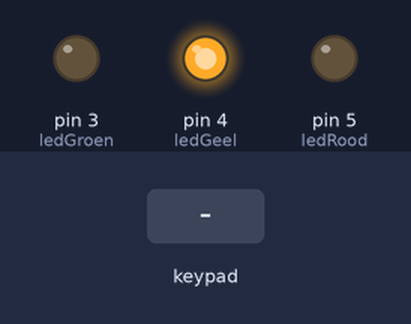
The sketch below on a simulated Arduino Uno, built with avr-gcc and run on an emulated ATmega328P. Shown: output pins drawn as LEDs (lit = HIGH). Dashed ring = blinking. The test bench sets the inputs (shaded band).

Above: at 1.2 s.
1.3 s: keypad keys 1 0 1 1 1 2 1 3 pressed 0.4 s apart
At 3.6 s:
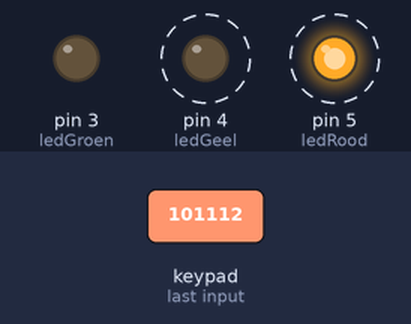
7.5 s: keypad keys 1 2 3 4 pressed 0.4 s apart
At 9.7 s:
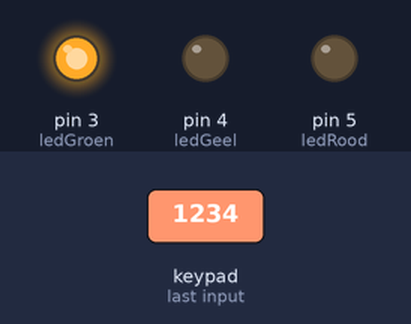
Timing chart, 0 to 12.2 s (numbered marks = the images above; inputs shaded):
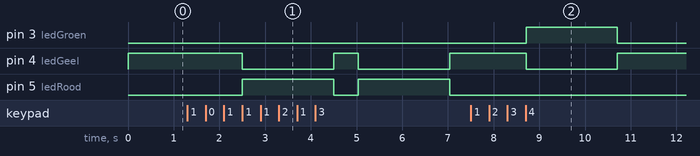

The sketch:

project-4code.ino
```cpp
#include <Keypad.h>

// Grootte van het keypad (4 rijen, 4 kolommen)
const byte ROWS = 4;
const byte COLS = 4;

// Layout van het keypad
char keys[ROWS][COLS] = {
  {'1','2','3','A'},
  {'4','5','6','B'},
  {'7','8','9','C'},
  {'*','0','#','D'}
};

// Pin‑aansluitingen van de rijen en kolommen
byte rowPins[ROWS] = {6, 7, 8, 9};
byte colPins[COLS] = {10, 11, 12, 13};

// Keypad‑object
Keypad keypad = Keypad(makeKeymap(keys), rowPins, colPins, ROWS, COLS);

// LED‑pinnen
const int ledGroen = 3;
const int ledGeel  = 4;
const int ledRood  = 5;

// Variabelen voor ingevoerde code
String ingevoerd = "";            // Wat de gebruiker intikt
String correcteCode = "1234";     // Juiste code

void setup() {
  // LEDs instellen als uitgang
  pinMode(ledGroen, OUTPUT);
  pinMode(ledGeel, OUTPUT);
  pinMode(ledRood, OUTPUT);

  // Starttoestand: geel aan (wachten op invoer)
  digitalWrite(ledGeel, HIGH);
  digitalWrite(ledGroen, LOW);
  digitalWrite(ledRood, LOW);
}

void loop() {
  // Lees een toets van het keypad
  char toets = keypad.getKey();

  // Alleen verder als er een toets is ingedrukt
  if (toets) {

    // '*' = reset invoer
    if (toets == '*') {
      ingevoerd = "";
      digitalWrite(ledGeel, HIGH);
      digitalWrite(ledGroen, LOW);
      digitalWrite(ledRood, LOW);
      return;
    }

    // Voeg cijfers toe aan de ingevoerde code
    if (isDigit(toets)) {
      ingevoerd += toets;
    }

    // Als er 4 cijfers zijn ingevoerd, controleer de code
    if (ingevoerd.length() == 4) {

      digitalWrite(ledGeel, LOW);  // Geel uit tijdens controle

      if (ingevoerd == correcteCode) {
        // Code juist → groen aan
        digitalWrite(ledGroen, HIGH);
        delay(2000);
        digitalWrite(ledGroen, LOW);
      } else {
        // Code fout → rood aan
        digitalWrite(ledRood, HIGH);
        delay(2000);
        digitalWrite(ledRood, LOW);
      }

      // Reset voor volgende poging
      ingevoerd = "";
      digitalWrite(ledGeel, HIGH);
    }
  }
}
```

Measured:
- after the input at 1.3 s, pin 4 (ledGeel): alternates HIGH for 0.53 s and LOW for 2.0 s, starting after 1.2 s; pin 5 (ledRood): alternates HIGH for 2.0 s and LOW for 0.53 s, starting after 1.2 s
- after the input at 7.5 s, pin 3 (ledGroen): LOW → HIGH after 1.2 s, → LOW 2.0 s later; pin 4 (ledGeel): HIGH → LOW after 1.2 s, → HIGH 2.0 s later
